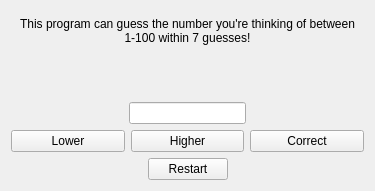
<?xml version="1.0" encoding="UTF-8"?>
<ui version="4.0">
 <class>Widget</class>
 <widget class="QWidget" name="Widget">
  <property name="geometry">
   <rect>
    <x>0</x>
    <y>0</y>
    <width>375</width>
    <height>191</height>
   </rect>
  </property>
  <property name="minimumSize">
   <size>
    <width>0</width>
    <height>0</height>
   </size>
  </property>
  <property name="maximumSize">
   <size>
    <width>999999</width>
    <height>999999</height>
   </size>
  </property>
  <property name="windowTitle">
   <string>Guessing Game</string>
  </property>
  <property name="accessibleName">
   <string>Guessing Game</string>
  </property>
  <layout class="QHBoxLayout" name="horizontalLayout_4">
   <item>
    <layout class="QVBoxLayout" name="verticalLayout">
     <item>
      <widget class="QLabel" name="label">
       <property name="text">
        <string>This program can guess the number you're thinking of between 1-100 within 7 guesses!</string>
       </property>
       <property name="alignment">
        <set>Qt::AlignCenter</set>
       </property>
       <property name="wordWrap">
        <bool>true</bool>
       </property>
      </widget>
     </item>
     <item>
      <widget class="QLabel" name="lblGuess">
       <property name="text">
        <string/>
       </property>
       <property name="alignment">
        <set>Qt::AlignCenter</set>
       </property>
      </widget>
     </item>
     <item>
      <layout class="QHBoxLayout" name="horizontalLayout">
       <item>
        <spacer name="horizontalSpacer_2">
         <property name="orientation">
          <enum>Qt::Horizontal</enum>
         </property>
         <property name="sizeHint" stdset="0">
          <size>
           <width>40</width>
           <height>20</height>
          </size>
         </property>
        </spacer>
       </item>
       <item>
        <widget class="QLineEdit" name="intGuess">
         <property name="alignment">
          <set>Qt::AlignCenter</set>
         </property>
         <property name="readOnly">
          <bool>true</bool>
         </property>
        </widget>
       </item>
       <item>
        <spacer name="horizontalSpacer_3">
         <property name="orientation">
          <enum>Qt::Horizontal</enum>
         </property>
         <property name="sizeHint" stdset="0">
          <size>
           <width>40</width>
           <height>20</height>
          </size>
         </property>
        </spacer>
       </item>
      </layout>
     </item>
     <item>
      <layout class="QHBoxLayout" name="horizontalLayout_2">
       <item>
        <widget class="QPushButton" name="btnLower">
         <property name="text">
          <string>Lower</string>
         </property>
        </widget>
       </item>
       <item>
        <widget class="QPushButton" name="btnHigher">
         <property name="text">
          <string>Higher</string>
         </property>
        </widget>
       </item>
       <item>
        <widget class="QPushButton" name="btnCorrect">
         <property name="text">
          <string>Correct</string>
         </property>
        </widget>
       </item>
      </layout>
     </item>
     <item>
      <layout class="QHBoxLayout" name="horizontalLayout_3">
       <item>
        <spacer name="horizontalSpacer">
         <property name="orientation">
          <enum>Qt::Horizontal</enum>
         </property>
         <property name="sizeHint" stdset="0">
          <size>
           <width>40</width>
           <height>20</height>
          </size>
         </property>
        </spacer>
       </item>
       <item>
        <widget class="QPushButton" name="btnRestart">
         <property name="text">
          <string>Restart</string>
         </property>
        </widget>
       </item>
       <item>
        <spacer name="horizontalSpacer_4">
         <property name="orientation">
          <enum>Qt::Horizontal</enum>
         </property>
         <property name="sizeHint" stdset="0">
          <size>
           <width>40</width>
           <height>20</height>
          </size>
         </property>
        </spacer>
       </item>
      </layout>
     </item>
    </layout>
   </item>
  </layout>
 </widget>
 <resources/>
 <connections/>
</ui>
